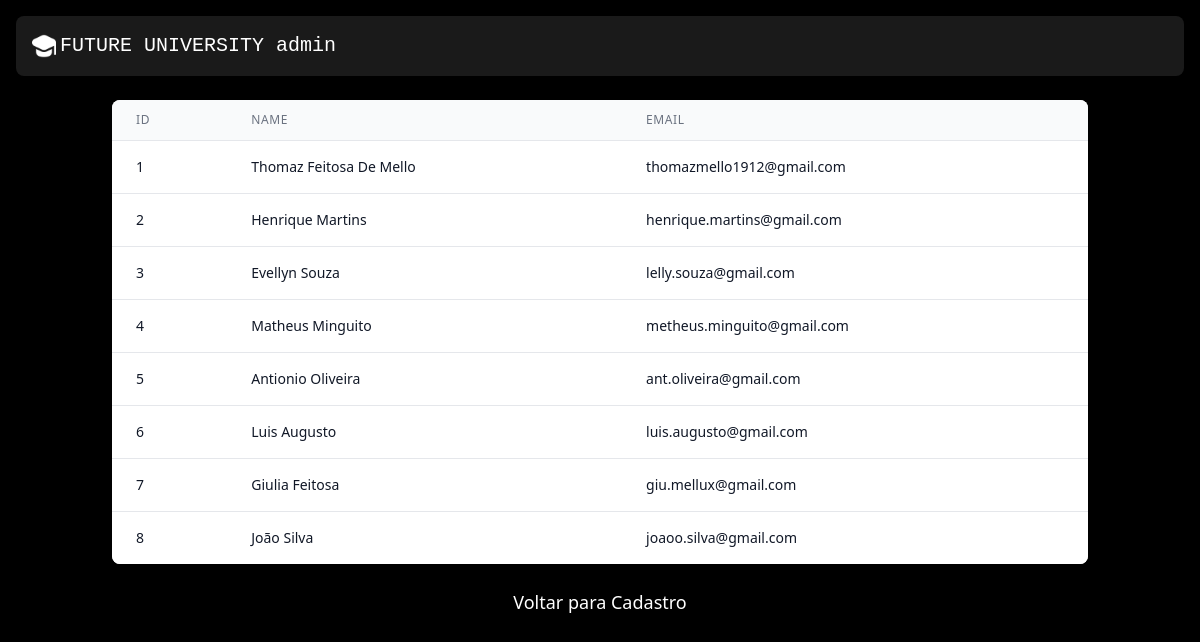
/registered_users, run on an earlier commit of the app's database.
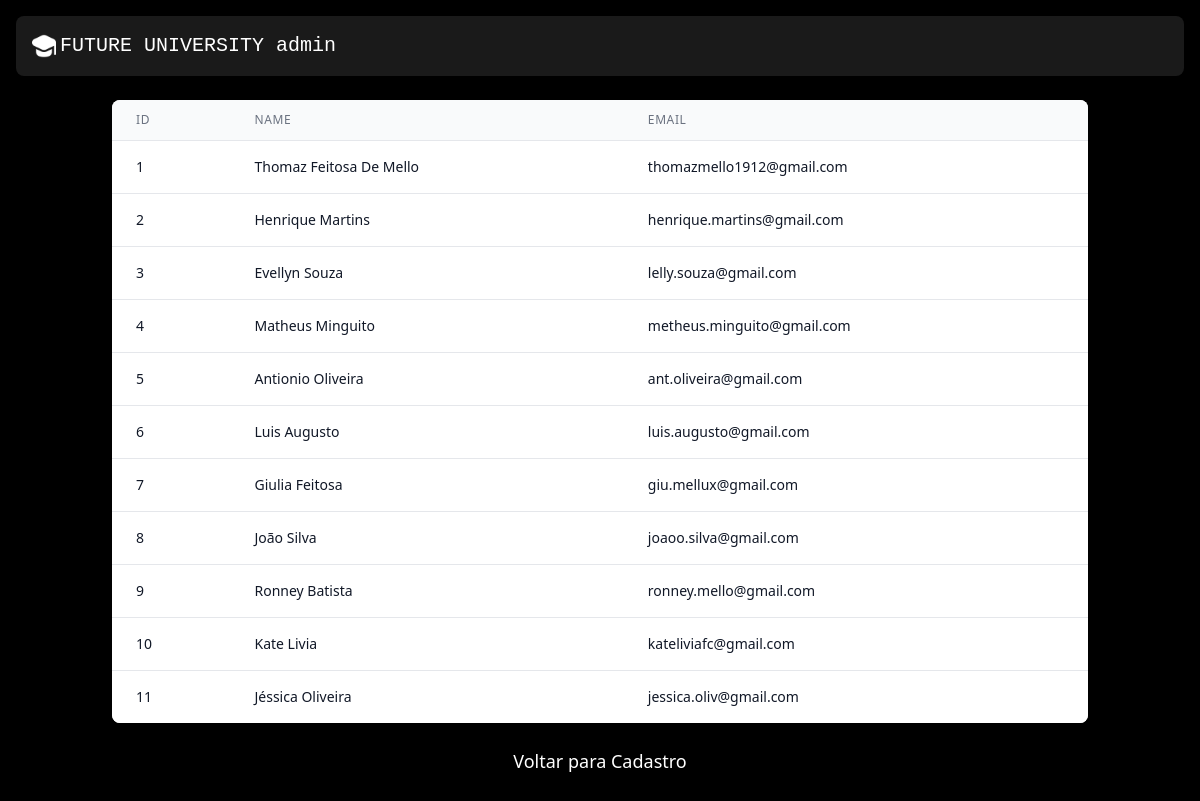
And on a later commit of the database.
### app.py (models this page shows)
class User(db.Model):
    id = db.Column(db.Integer, primary_key=True)
    name = db.Column(db.String(100), nullable=False)
    email = db.Column(db.String(120), unique=True, nullable=False)

### app.py (the view)
@app.route('/registered_users')
def usuarios():
    users = User.query.all()
    return render_template('users.html', users=users)

### templates/users.html (shortened to what this page needs)
<!DOCTYPE html>
<html lang="pt-br">
    <head>
        <link href="https://cdn.jsdelivr.net/npm/tailwindcss@2.2.19/dist/tailwind.min.css" rel="stylesheet">
    </head>
    <body class="min-h-screen flex flex-col items-center bg-black text-white p-4">
    <header id="header" class="w-full flex justify-between items-center p-4 rounded-lg bg-white bg-opacity-10 shadow-md">
        <div class="flex items-center">
            <img src="../static/images/logotype.png" alt="Logotipo" class="w-6 mr-1">
            <h1 class="text-xl font-medium font-mono">FUTURE UNIVERSITY admin</h1>
        </div>
    </header>
        <div class="container mx-auto p-6">
            <div class="overflow-x-auto bg-white shadow-md rounded-lg">
                <table class="min-w-full divide-y divide-gray-200">
                    <thead class="bg-gray-50">
                        <tr>
                            <th scope="col" class="px-6 py-3 text-left text-xs font-medium text-gray-500 uppercase tracking-wider">
                                ID
                            </th>
                            <th scope="col" class="px-6 py-3 text-left text-xs font-medium text-gray-500 uppercase tracking-wider">
                                Name
                            </th>
                            <th scope="col" class="px-6 py-3 text-left text-xs font-medium text-gray-500 uppercase tracking-wider">
                                Email
                            </th>
                        </tr>
                    </thead>
                    <tbody class="bg-white divide-y divide-gray-200">
                        {% for user in users %}
                        <tr class="hover:bg-gray-50">
                            <td class="px-6 py-4 whitespace-nowrap text-sm text-gray-900">
                                {{ user.id }}
                            </td>
                            <td class="px-6 py-4 whitespace-nowrap text-sm text-gray-900">
                                {{ user.name }}
                            </td>
                            <td class="px-6 py-4 whitespace-nowrap text-sm text-gray-900">
                                {{ user.email }}
                            </td>
                        </tr>
                        {% endfor %}
                    </tbody>
                </table>
            </div>
            <div class="mt-6 text-center">
                <a href="/user_registration" class="mt-2 text-white text-center text-lg hover:underline">Voltar para Cadastro</a>
            </div>
        </div>
    </body>
</html>

What changed in the data, as far as the page shows it:
added User: id "9", name "Ronney Batista", email "ronney.mello@gmail.com"
added User: id "10", name "Kate Livia", email "kateliviafc@gmail.com"
added User: id "11", name "Jéssica Oliveira", email "jessica.oliv@gmail.com"
